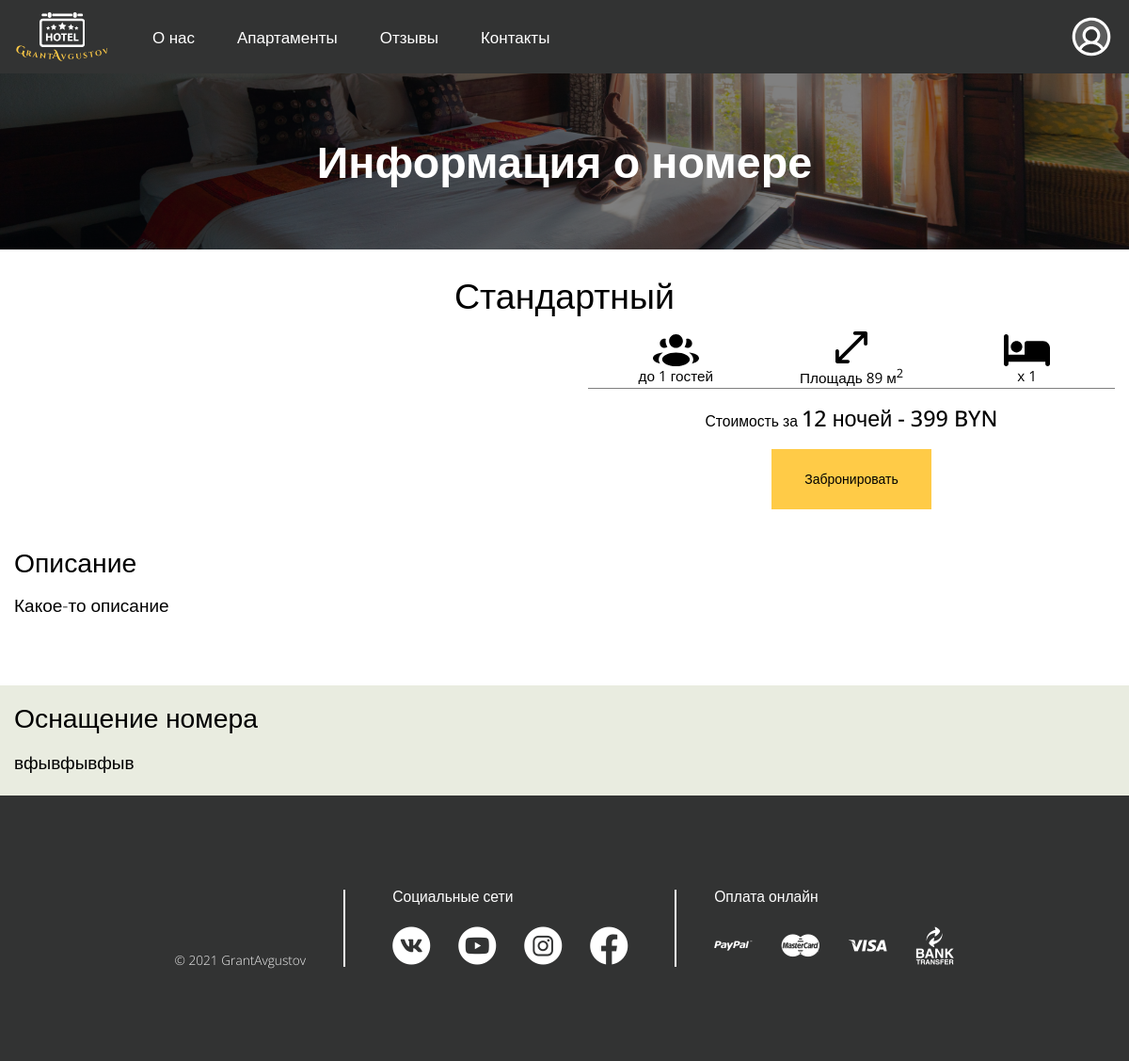
The app's page /views/info-rooms.php?post=76 with its own data.
### tables this page shows
CREATE TABLE `apartments` (
  `id` int NOT NULL,
  `title` varchar(255) NOT NULL,
  `description` varchar(255) NOT NULL,
  `cost` int NOT NULL,
  `guests` tinyint NOT NULL,
  `equipment` varchar(255) NOT NULL,
  `bed` tinyint NOT NULL,
  `square` int NOT NULL
);

### app/database/functiondb.php (called while the page is built, shortened)
<?php
require('connectdb.php');
function dbChekError($query){
    $errInfo = $query -> errorInfo();
    return true;
}
function selectOne($table, $params=[]){
    global $pdo;
    $sql = "SELECT * FROM $table";
    if (!empty($params)){
        $i = 0;
        foreach ($params as $key => $value){
            if ($i === 0){
                $sql = $sql . " WHERE $key = $value";
            } else {
                $sql = $sql . " AND $key = $value";
            }
            $i++;
        }
    }
    $query = $pdo -> prepare($sql);
    $query -> execute();
    return $query -> fetch();
}

### views/info-rooms.php (the view, shortened to what this page needs)
<?php session_start();
$post = selectOne('apartments', ['id' => $_GET['post']]);
?>
<!DOCTYPE html>
<html lang="en">
<head>
    <link rel="stylesheet" href="css/reset.css">
    <link rel="stylesheet" href="css/general.css">
    <link rel="stylesheet" href="css/header.css">
    <link rel="stylesheet" href="css/footer.css">
    <link rel="stylesheet" href="css/iconfonts.css">
    <link rel="stylesheet" href="css/info-rooms.css">
<body>
    <div class="wrapper">
    <?php include("include/header.php"); ?>
        <main class="page">
            <div class="head_reviews">
                <div class="head_reviews_container _container">
                    <div class="head_reviews_content">
                        <h1>Информация о номере</h1>
                    </div>
                </div>
                <div class="main_block-image _ibg">
                    <img src="img/rooms-bg.jpg" alt="background">
                </div>
            </div>
            <section class="info_room">
                <div class="info_room_container _container">
                    <h2><?= $post['title']; ?></h2>
                    <div class="info_rooms_body">
                        <div class="gallery_body">
                            <div class="slider_gallery slider-single">
                            </div>
                            <div class="slider_gallery slider-nav">
                            </div>
                        </div>
                        <div class="info_rooms_content">
                            <div class="info_rooms_row">
                                <div class="rooms_info_icons">
                                    <div class="rooms_icon_item">
                                        <div class="rooms_icon"><img src="icons/icons-rooms/peoples.svg" alt=""></div>
                                        <div class="rooms_icon_text">до <?= $post['guests']; ?> гостей</div>
                                    </div>
                                    <div class="rooms_icon_item">
                                        <div class="rooms_icon"><img src="icons/icons-rooms/area.svg" alt=""></div>
                                        <div class="rooms_icon_text">Площадь <?= $post['square']; ?> м<sup>2</sup></div>
                                    </div>
                                    <div class="rooms_icon_item">
                                    <div class="rooms_icon"> <img src="icons/icons-rooms/bed.svg" alt=""></div>
                                    <div class="rooms_icon_text">x <?= $post['bed']; ?></div>
                                    </div>
                                </div>
                                <div class="rooms_info_price">Стоимость за <span class="bold_price">12 ночей - <?= $post['cost']; ?> BYN</span></div>
                                <a class="booking-btn room-btn" href="<?='booking-form.php?post=' . $post['id']; ?>">Забронировать</a>
                            </div>
                        </div>
                    </div>
                    </div>
                    <div class="description_room">
                        <div class="info_room_container _container">
                        <div class="description_room_body">
                            <div class="title_description_room title_info_room">Описание</div>
                            <div class="description_text_room">
                            <?= $post['description']; ?>
                            </div>
                        </div>
                    </div>
                    </div>
                    <div class="equipment_room">
                        <div class="info_room_container _container">
                        <div class="equipment_room_body">
                            <div class="title_equipment_room title_info_room">Оснащение номера</div>
                            <div class="equipment_room_info"><?= $post['equipment']; ?></div>
                        </div>
                    </div>
                    </div>
            </section>
        </main>
        <?php include("include/footer.php"); ?>
  </div>
</body>
</html>

### views/css/general.css (style rules this page uses)
body { font-family: 'Open Sans', sans-serif; }
.wrapper { min-height: 100%; overflow: hidden; display: flex; flex-direction: column; }
.page { flex: 1 1 auto; margin: 78px 0px 0px 0px; }
._container { max-width: 1440px; margin: 0 auto; padding: 0px 15px; box-sizing: border-box; }

### views/css/info-rooms.css (style rules this page uses)
.head_reviews { position: relative; }
.head_reviews_content { position: relative; z-index: 2; padding: 70px 0px; display: flex; justify-content: center; align-items: center; flex-direction: column; }
h1 { font-size: calc(30px + 20 * (100vw / 1440)); font-weight: 600; text-align: center; color: #fff; }
._ibg { position: relative; background: #000; }
._ibg img { position: absolute; width: 100%; height: 100%; top: 0; left: 0; object-fit: cover; opacity: 0.5; }
.main_block-image { position: absolute; width: 100%; height: 100%; top: 0; left: 0; }
.info_room { margin: 30px 0px 0px 0px; }
.info_rooms_body { display: flex; margin: 20px 0px 0px 0px; }
h2 { font-size: calc(25px + 15 * (100vw / 1440)); font-weight: 500; text-align: center; }
.gallery_body { width: 50%; }
.slider_gallery { position: relative; }
.info_rooms_content { flex: 0 1 50%; display: flex; flex-direction: column; justify-content: center; padding: 0px 0px 0px 25px; }
.info_rooms_row { display: flex; flex-direction: column; align-items: center; }
.info_rooms_row>*:not(:last-child) { margin: 0px 0px 20px 0px; }
.rooms_info_icons { display: flex; border-bottom: 1px solid #808080; flex-wrap: wrap; width: 100%; gap: 25px 0px; }
.rooms_icon_item { display: flex; flex-direction: column; align-items: center; justify-content: center; flex: 1 1 33.333%; }
.rooms_icon_text { text-align: center; font-size: calc(12px + 4 * (100vw / 1440)); line-height: calc(22 / 16 * 100%); }
.rooms_icon img { max-width: 100%; }
.rooms_info_price { font-size: calc(14px + 2 * (100vw / 1440)); }
.bold_price { font-size: calc(15px + 10 * (100vw / 1440)); font-weight: 500; }
.booking-btn { background-color: #FFCB47; display: block; color: #000; width: 170px; transition: .2s; padding: 25px 0px; text-align: center; }
.description_room { margin: 42px 0px 71px 0px; }
.title_info_room { font-size: calc(20px + 10 * (100vw / 1440)); }
.title_description_room { margin: 0px 0px 20px 0px; }
.description_text_room { font-weight: 300; line-height: calc(27 / 20 * 100%); font-size: calc(14px + 6 * (100vw / 1440)); }
.equipment_room { background-color: #E9ECE0; padding: 20px 0px 0px 0px; }
.equipment_room_info { font-size: calc(14px + 6 * (100vw / 1440)); padding: 25px 0px; }

### records on screen
apartments: title "Стандартный", guests "1", square "89", bed "1", cost "399", description "Какое-то описание", equipment "вфывфывфыв"
